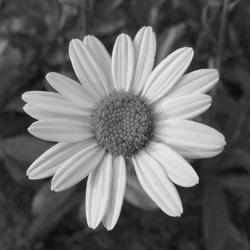
#> input picture flower.jpg, 250 x 250 px
$ python my_glide.py   (older library calls are emulated)
#> lines starting #> are read from the running program, lines starting #| are printed output that depends on the picture
# -*- encoding: utf8 -*-
import matplotlib.pyplot as plt
import numpy as np
from scipy import misc
from scipy.linalg import svd, sqrtm, pinv2
from scipy.signal import gaussian
import time


# https://stackoverflow.com/questions/30109068/implement-matlabs-im2col-sliding-in-python
# https://stackoverflow.com/q/42474491
def im2col(A, BSZ, stepsize=1):
    # Parameters
    m,n = A.shape[:2]
    s0, s1 = A.strides[:2]
    nrows = m-BSZ[0]+1
    ncols = n-BSZ[1]+1
    shp = BSZ[0],BSZ[1],nrows,ncols
    strd = s0,s1,s0,s1

    out_view = np.lib.stride_tricks.as_strided(A, shape=shp, strides=strd)
    return out_view.reshape(BSZ[0]*BSZ[1],-1)[:,::stepsize]

# https://stackoverflow.com/questions/17190649/how-to-obtain-a-gaussian-filter-in-python
def matlab_style_gauss2D(shape=(3,3),sigma=0.5):
    """
    2D gaussian mask - should give the same result as MATLAB's
    fspecial('gaussian',[shape],[sigma])
    """
    m,n = [(ss-1.)/2. for ss in shape]
    y,x = np.ogrid[-m:m+1,-n:n+1]
    h = np.exp( -(x*x + y*y) / (2.*sigma*sigma) )
    h[ h < np.finfo(h.dtype).eps*h.max() ] = 0
    sumh = h.sum()
    if sumh != 0:
        h /= sumh
    return h


def Nyst(y, sample_indices):
    start = time.time()
    M, N = y.shape[:2]

    h = 55.
    ksz = 7
    kRad = int((ksz - 1)/2)

    img = np.pad(y, (kRad, kRad), 'symmetric')
    G = matlab_style_gauss2D((ksz,ksz), 1.2)
    G = G.reshape(ksz**2, 1)
    G = G / np.sum(G)

    Z = im2col(img.T, [ksz, ksz])
    Z = Z * np.repeat(G, M*N).reshape(ksz**2, M*N)

    AB = np.empty((len(sample_indices), M*N))
    for i in range(len(sample_indices)):
        ind_y = int(np.floor(sample_indices[i] / M))
        ind_x = int(sample_indices[i] - (ind_y)*M)
        loc_p = [ind_x+kRad, ind_y+kRad]
        yp = img[loc_p[0]-kRad:loc_p[0]+kRad+1, loc_p[1]-kRad:loc_p[1]+kRad+1]
        Zc = yp.T.reshape(ksz**2) * G.reshape(ksz**2)
        Zc = np.repeat(Zc, M*N).reshape(ksz**2, M*N)
        Ker = np.exp(-np.sum((Zc - Z) ** 2, axis=0) / h**2)
        AB[i, :] = Ker

    K_A = AB[:, sample_indices]
    v = np.asarray(range(M*N))
    v[sample_indices] = 0
    v = np.nonzero(v)[0]
    K_AB = AB[:, v]

    phi_A, Pi, _ = svd(K_A)
    phi_A[:, ::2] *= -1
    phi = np.concatenate((
        phi_A,
        np.dot(
            np.dot(K_AB.T, phi_A),
            np.linalg.inv(np.diag(Pi)))))

    print('Nystrom done in {}s'.format(time.time() - start))
    return phi, Pi


def Sampling(M, N, sample_dist):
    start = time.time()
    spx = range(2, M, sample_dist)
    spy = range(2, N, sample_dist)
    sample_indices = np.empty(len(spx)*len(spy), dtype=np.uint32)
    c = 0
    for j in spy:
        for i in spx:
            sample_indices[c] = i + M*(j-1)
            c += 1

    print('Sampling done in {}s'.format(time.time() - start))
    return np.concatenate(([1], sample_indices)) - 1

# [40 lines left out: functions Permutation, ComputeImage, disp_eigvecs, not called in this run]


def Sinkhorn(phi, Pi):
    start = time.time()
    n, m = phi.shape[:2]
    r = np.ones(n)
    for i in range(100):
        c = 1./(np.dot(phi, (Pi * (np.dot(phi.T, r).T)).T))
        r = 1./(np.dot(phi, (Pi * (np.dot(phi.T, c).T)).T))
    v = np.repeat(c, m).reshape(n, m) * phi
    ABw = np.empty([m, n])
    for i in range(m):
        ABw[i, :] = np.dot((r[i] * (Pi.T * phi[i, :])), v.T)
    W_A = ABw[:, :m]
    W_AB = ABw[:, m:n]
    print('Sinkhorn done in {}s'.format(time.time() - start))
    return W_A, W_AB

# [15 lines left out: function Orthogonalization, not called in this run]


def GLIDE(y):
    start = time.time()
    M, N = y.shape[:2]
    sample_dist = 10

    # Sampling
    sample_indices = Sampling(M, N, sample_dist)

    # Nystroem
    phi, Pi = Nyst(y, sample_indices)

    # Permute pixel order in eigenvectors of affinity matrix
    #phi = Permutation(phi, sample_indices)

    # Display eigenvectors
    #disp_eigvecs(phi, M, N)
    #return

    # Get filter by re-normalised Laplacian
    #Z = ComputeImage(y, phi, Pi)


    W_A, W_AB = Sinkhorn(phi, Pi)
    V, Lambda = Orthogonalization(W_A, W_AB)
    V = Permutation(V, sample_indices)
    Z = np.dot(
        V,
        ((Lambda.T) * np.dot(V.T, y.reshape(M*N)))).reshape(M, N).T
    print('GLIDE done in {}s'.format(time.time() - start))
    return Z


if __name__ == '__main__':
    img_name = 'flower.jpg'
    x = misc.imread(img_name).astype(np.double)
#> x: shape (250, 250) float64; min 1, max 244, mean 102.8
    print(x.shape)
#| (250, 250)

    # Noising
    sigma = 100
    y = x + np.dot(
        np.random.random_sample(x.shape),
        sigma)
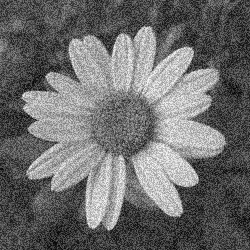
#> y: shape (250, 250) float64; min 15.49, max 335, mean 152.7; drawn with min black and max white

    z = GLIDE(y)
#> in Nyst, `img = np.pad(y, (kRad, kRad), 'symmetric')`:
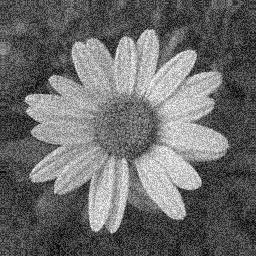
#> img: shape (256, 256) float64; min 15.49, max 335, mean 150.4; drawn with min black and max white
#> in im2col, `s0, s1 = A.strides[:2]`: s0 = 8; s1 = 2048
#> in im2col, `strd = s0,s1,s0,s1`: strd = (8, 2048, 8, 2048)
#> in im2col, `out_view = np.lib.stride_tricks.as_strided(A, shape=shp, strides=strd)`:
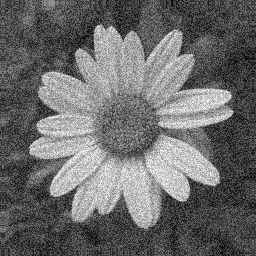
#> A: shape (256, 256) float64; min 15.49, max 335, mean 150.4; drawn with min black and max white
#> in Nyst, `K_A = AB[:, sample_indices]`:
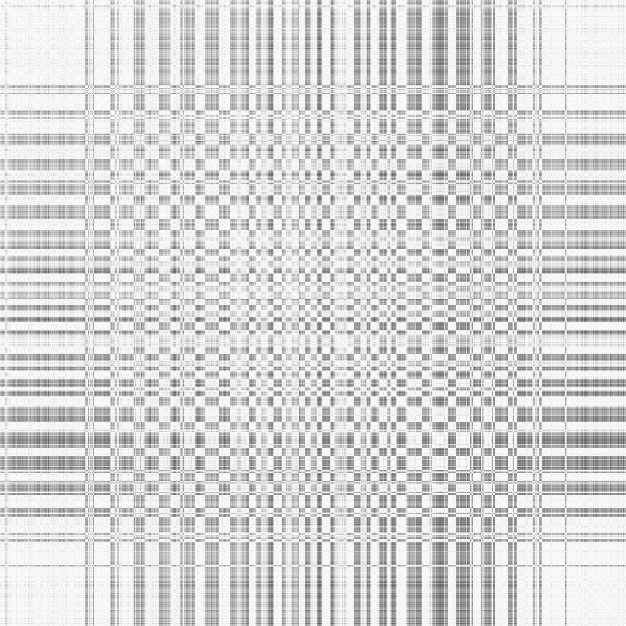
#> K_A: shape (626, 626) float64; min 0.352, max 1, mean 0.84
#> in Nyst, `phi_A, Pi, _ = svd(K_A)`:
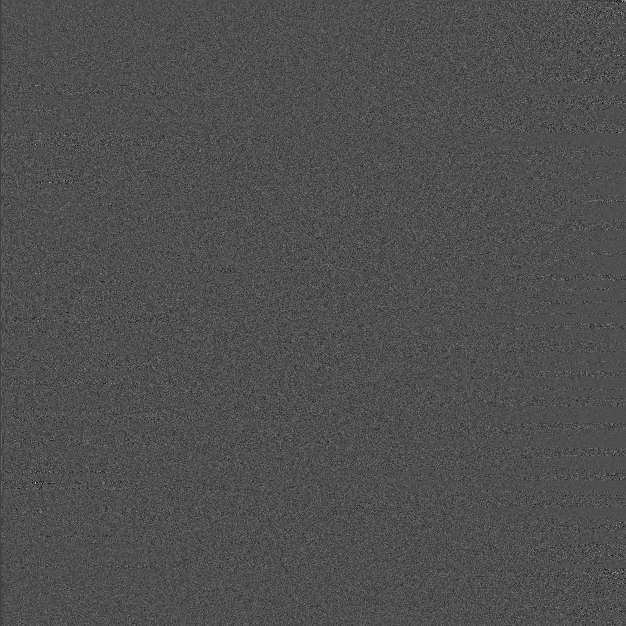
#> phi_A: shape (626, 626) float64; min -0.277, max 0.608, mean -6.39e-05; drawn with min black and max white
#> in Nyst, `phi_A, Pi, _ = svd(K_A)`: Pi = 626 values, max 527.9 at index 0, min 2e-06 at index 625, mean 1
#> (the run stopped early here; a loop or call above may not have finished)
